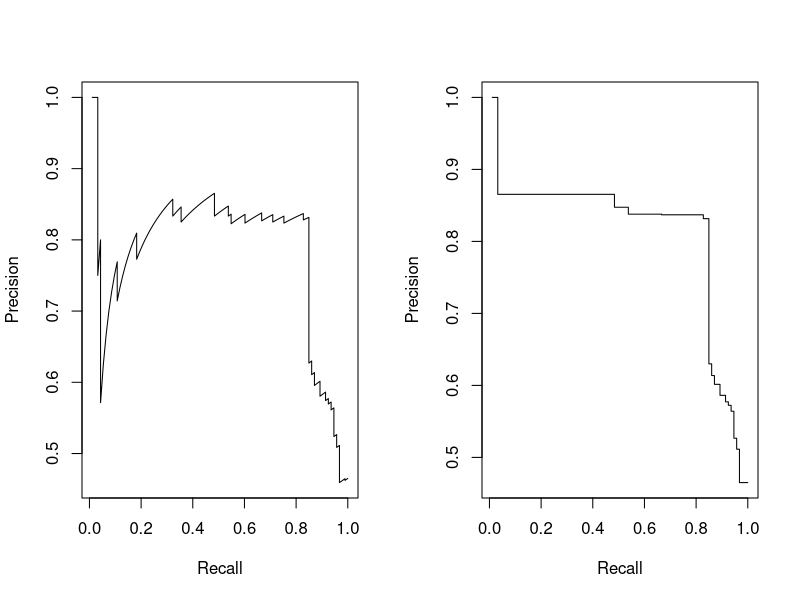
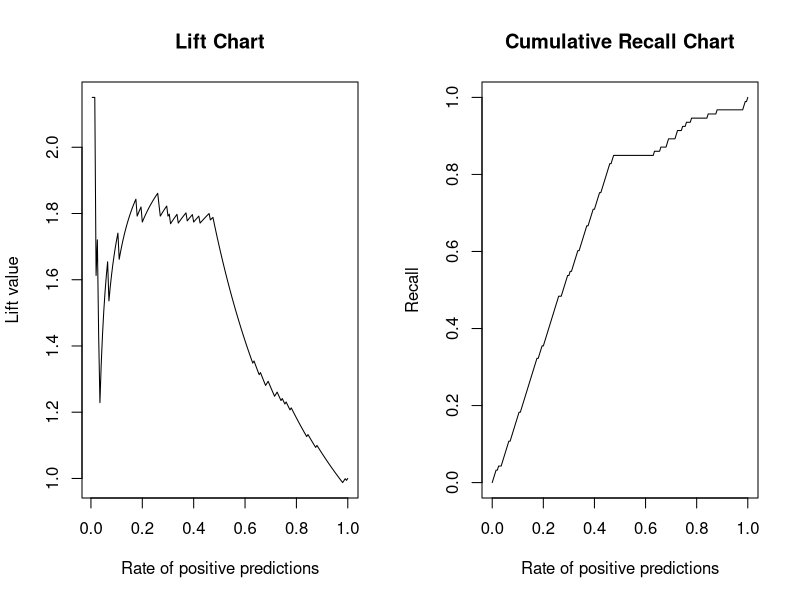

Source code (R) for these figures, in order:
## ROCR - Precision/Recall curves
library(ROCR)
par(mfcol = c(1,2))
data(ROCR.simple)
pred <- prediction(ROCR.simple$predictions, ROCR.simple$labels)
perf <- performance(pred,'prec','rec')
plot(perf)

## Interpolated precision
PRcurve <- function(preds,trues,...){
    require(ROCR, quietly=T)
    pd <- prediction(preds,trues)
    pf<-performance(pd,'prec','rec')
    pf@y.values<- lapply(pf@y.values,function(x)rev(cummax(rev(x))))
    plot(pf,...)
}
PRcurve(ROCR.simple$predictions, ROCR.simple$labels)

## Lift chart
pred <- prediction(ROCR.simple$predictions,ROCR.simple$labels)
perf <- performance(pred,'lift','rpp')
plot(perf,main='Lift Chart')

## Cumulative recall chart
CRchart <- function(preds, trues,...){
    require(ROCR,quietly=T)
    pd <- prediction(preds,trues)
    pf <- performance(pd,'rec','rpp')
    plot(pf,...)
}
CRchart(ROCR.simple$predictions, ROCR.simple$labels,main='Cumulative Recall Chart')
